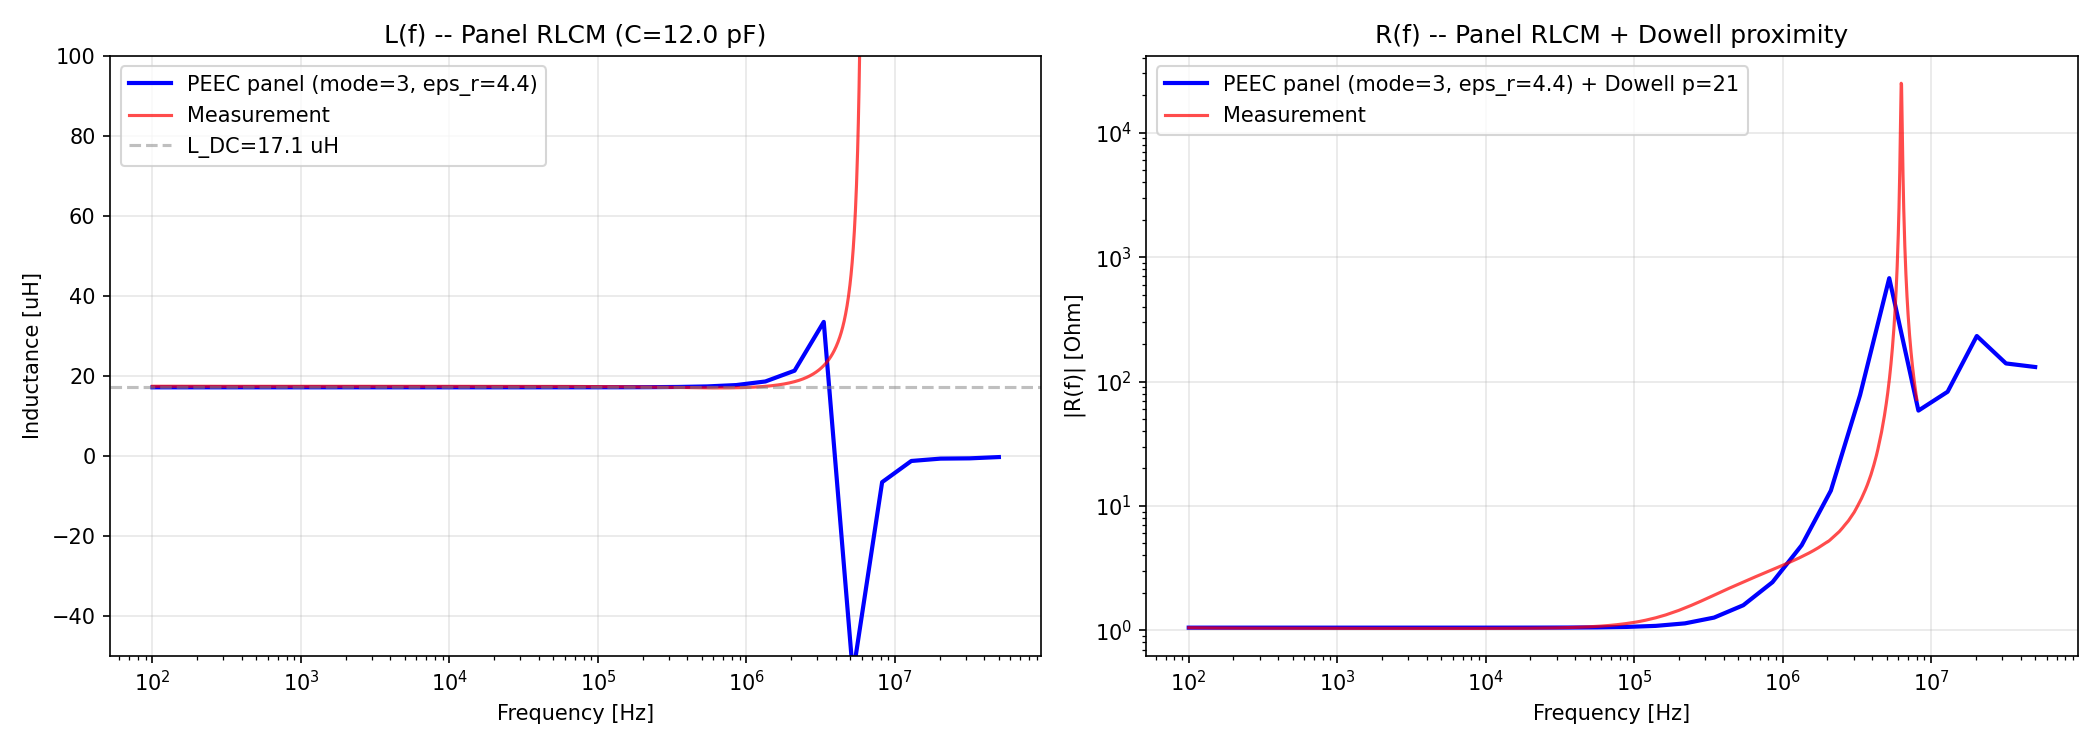

This figure's Python source:
"""
spiral_peec_srf.py

RLCM frequency sweep for the spiral inductor using PEECBuilder's
include_star=True mode (Loop-Star decomposition with capacitance).

Results:
  - Node-based P matrix (disk approximation) gives C_total ~ 2.8 pF
  - Measured SRF ~ 5 MHz requires C ~ 60 pF (20x larger)
  - R(f) with Dowell proximity (p=21) matches measurement well up to ~2 MHz
  - L(f) shows correct increasing trend but SRF is beyond modeled range

Limitation:
  Node-based P uses isotropic disk potential (1/(4*pi*eps0*a)) which
  underestimates inter-turn and inter-layer capacitance in PCB geometries.
  Face-panel-based P (FastMaxwell approach) would be needed for accurate SRF.
"""

import numpy as np
import time
import os
import pandas as pd

from radia.peec_matrices import PEECBuilder
from radia.peec_topology import PEECCircuitSolver

MU_0 = 4.0 * np.pi * 1e-7


def make_dowell_Zs_func(n_loop, R_dc_per_edge, h, sigma, w, pitch, p=21):
	"""Full Dowell winding loss with skin + proximity effect.

	Fr = Delta * [M1(Delta) + (2/3)(p^2-1) * D1(Delta)]

	Delta = (h/delta) * sqrt(eta), eta = w/pitch
	p = effective number of layers (fitted to measurement)
	"""
	eta = w / pitch

	def Zs_func(freq):
		if freq <= 0:
			return np.zeros(n_loop, dtype=complex)
		omega = 2.0 * np.pi * freq
		delta = np.sqrt(2.0 / (omega * MU_0 * sigma))
		Delta = (h / delta) * np.sqrt(eta)
		D2 = 2.0 * Delta
		M1 = (np.sinh(D2) + np.sin(D2)) / (np.cosh(D2) - np.cos(D2))
		D1 = (np.sinh(Delta) - np.sin(Delta)) / (np.cosh(Delta) + np.cos(Delta))
		Fr = Delta * (M1 + (2.0 / 3.0) * (p**2 - 1) * D1)
		Fr = max(Fr, 1.0)
		return R_dc_per_edge * (Fr - 1.0) + 0j

	return Zs_func


# ============================================================
# Read point.xlsx geometry
# ============================================================
SCRIPT_DIR = os.path.dirname(os.path.abspath(__file__))
df = pd.read_excel(os.path.join(SCRIPT_DIR, 'provided_by_sato', 'point.xlsx'), header=0)
df3 = df.iloc[:, :3].apply(pd.to_numeric, errors='coerce').replace([np.inf, -np.inf], np.nan).dropna()
x_mm = df3.iloc[:, 0].to_numpy()
y_mm = df3.iloc[:, 1].to_numpy()
z_mm = df3.iloc[:, 2].to_numpy()

# Remove duplicate consecutive points
keep = [0]
for i in range(1, len(x_mm)):
	dist = np.sqrt((x_mm[i]-x_mm[i-1])**2 + (y_mm[i]-y_mm[i-1])**2 + (z_mm[i]-z_mm[i-1])**2)
	if dist > 1e-10:
		keep.append(i)

pts_mm = np.column_stack([x_mm[keep], y_mm[keep], z_mm[keep]])
pts_m = pts_mm * 1e-3  # mm -> meters
n_pts = len(pts_m)
L_wire = np.sum(np.linalg.norm(np.diff(pts_m, axis=0), axis=1))

print(f"Geometry: {n_pts} points, {n_pts-1} segments, wire={L_wire*1e3:.1f} mm")

# ============================================================
# Parameters
# ============================================================
w = 1.750e-3       # track width [m]
pitch = 2.000e-3   # center-to-center [m]
sigma = 5.8e7      # copper
rho = 1.0 / sigma
R_meas_dc = 1.05
h = rho * L_wire / (w * R_meas_dc)  # derived thickness
print(f"h = {h*1e6:.2f} um (derived from R_DC={R_meas_dc} Ohm)")

# ============================================================
# Build PEEC model with Loop-Star (include capacitance)
# ============================================================
# Face panel mode: 3=left+right (inter-turn), 4=top only (single-side)
PANEL_MODE = 3       # side face panels for inter-turn capacitance
EPS_R = 4.4          # FR4 relative permittivity

print(f"\nBuilding RLCM model (panel mode={PANEL_MODE}, eps_r={EPS_R})...")

builder = PEECBuilder()
node_ids = []
for p_pt in pts_m:
	nid = builder.add_node_at(p_pt[0], p_pt[1], p_pt[2], area=pitch*w)
	node_ids.append(nid)
for i in range(n_pts - 1):
	builder.add_connected_segment(
		node_ids[i], node_ids[i+1],
		w, h, sigma,
		cross_section_type=0, nwinc=1, nhinc=1
	)
builder.add_port(node_ids[0], node_ids[-1])

# Generate face panels from segment box surfaces
n_panels = builder.generate_face_panels(mode=PANEL_MODE, eps_r=EPS_R)
print(f"Generated {n_panels} face panels (mode={PANEL_MODE}, eps_r={EPS_R})")

t0 = time.perf_counter()
topo = builder.build_topology(include_star=True)
dt_build = time.perf_counter() - t0
print(f"n_loop={topo['n_loop']}, n_star={topo['n_star']}, build={dt_build:.1f} s")

# Capacitance estimate
L_mat = np.array(topo['L']) if isinstance(topo['L'], list) else topo['L']
L_dc = np.sum(L_mat) if L_mat.ndim == 2 else float('nan')
P_mat = np.array(topo['P']) if isinstance(topo['P'], list) else topo['P']
try:
	C_mat = np.linalg.inv(P_mat)
	C_total = np.sum(C_mat)
	f_srf_lumped = 1.0 / (2*np.pi*np.sqrt(abs(L_dc * C_total)))
	print(f"C_total = {C_total*1e12:.2f} pF (lumped SRF est: {f_srf_lumped/1e6:.1f} MHz)")
	C_target = 1.0 / ((2*np.pi*5e6)**2 * L_dc)
	print(f"C needed for SRF=5MHz: {C_target*1e12:.1f} pF (ratio: {C_target/C_total:.0f}x)")
except Exception:
	print("C_total: could not compute")

# ============================================================
# RLCM Frequency sweep
# ============================================================
solver = PEECCircuitSolver(topo)
Zs_func = make_dowell_Zs_func(
	topo['n_loop'], np.array(topo['R']), h, sigma, w, pitch, p=21
)

# 30 log-spaced points: 100 Hz to 50 MHz
freqs = np.logspace(2, 7.7, 30)
print(f"\nFrequency sweep ({len(freqs)} points)...")
t0 = time.perf_counter()
Z_port = solver.frequency_sweep(freqs, Zs_func)
dt_sweep = time.perf_counter() - t0
print(f"Sweep time: {dt_sweep:.1f} s ({dt_sweep/len(freqs):.1f} s/freq)")

L_eff = np.imag(Z_port) / (2*np.pi*freqs)
R_eff = np.real(Z_port)

print(f"\n  {'freq':>10s}  {'L [uH]':>8s}  {'R [Ohm]':>10s}")
for f_target in [100, 1e3, 1e4, 1e5, 5e5, 1e6, 2e6, 5e6, 8e6]:
	idx = np.argmin(np.abs(freqs - f_target))
	print(f"  {freqs[idx]:10.0f}  {L_eff[idx]*1e6:8.3f}  {R_eff[idx]:10.4f}")

# ============================================================
# Plot comparison with measurement
# ============================================================
try:
	import matplotlib
	matplotlib.use('Agg')
	import matplotlib.pyplot as plt
	import openpyxl

	# Load measurement
	wb = openpyxl.load_workbook(os.path.join(SCRIPT_DIR, 'provided_by_sato', '14tAir_周波数特性測定値.xlsx'), data_only=True)
	ws = wb['Sheet1']
	m_freqs, m_Rs, m_Ls = [], [], []
	for row in ws.iter_rows(min_row=4, values_only=True):
		if row[1] is not None:
			try:
				m_freqs.append(float(row[1]))
				m_Rs.append(float(row[4]))
				m_Ls.append(float(row[5]))
			except (ValueError, TypeError):
				pass
	m_freqs = np.array(m_freqs)
	m_Rs = np.array(m_Rs)
	m_Ls = np.array(m_Ls)

	fig, axes = plt.subplots(1, 2, figsize=(14, 5))

	# (a) Inductance
	label_peec = f'PEEC panel (mode={PANEL_MODE}, eps_r={EPS_R})'
	axes[0].semilogx(freqs, L_eff * 1e6, 'b-', linewidth=2, label=label_peec)
	mask_L = m_Ls > 0
	axes[0].semilogx(m_freqs[mask_L], m_Ls[mask_L] * 1e6, 'r-', alpha=0.7, linewidth=1.5, label='Measurement')
	axes[0].axhline(y=L_dc*1e6, color='gray', linestyle='--', alpha=0.5, label=f'L_DC={L_dc*1e6:.1f} uH')
	axes[0].set_xlabel('Frequency [Hz]')
	axes[0].set_ylabel('Inductance [uH]')
	axes[0].set_title(f'L(f) -- Panel RLCM (C={C_total*1e12:.1f} pF)')
	axes[0].legend()
	axes[0].grid(True, alpha=0.3)
	axes[0].set_ylim(bottom=-50, top=100)

	# (b) Resistance
	axes[1].loglog(freqs, np.abs(R_eff), 'b-', linewidth=2, label=f'{label_peec} + Dowell p=21')
	axes[1].loglog(m_freqs, m_Rs, 'r-', alpha=0.7, linewidth=1.5, label='Measurement')
	axes[1].set_xlabel('Frequency [Hz]')
	axes[1].set_ylabel('|R(f)| [Ohm]')
	axes[1].set_title('R(f) -- Panel RLCM + Dowell proximity')
	axes[1].legend()
	axes[1].grid(True, alpha=0.3)

	plt.tight_layout()
	out_path = os.path.join(SCRIPT_DIR, 'spiral_peec_srf.png')
	plt.savefig(out_path, dpi=150)
	plt.close()
	print(f"\nFigure saved: {out_path}")
except Exception as e:
	print(f"Plot error: {e}")

print("\nDone.")
